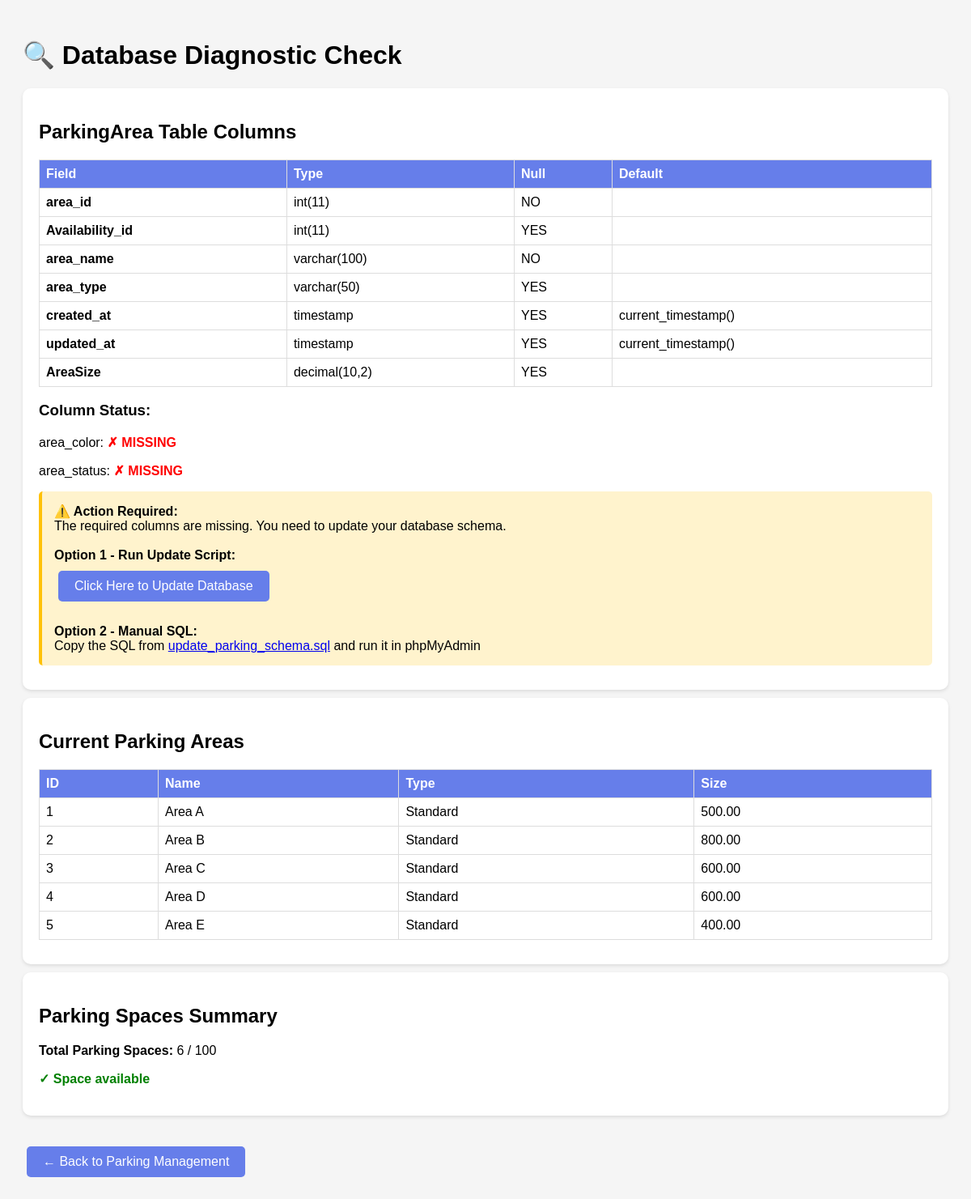
/admin/check_database.php (signed in), run on the app's committed database.
### tables this page shows
CREATE TABLE ParkingArea (
    area_id INT AUTO_INCREMENT PRIMARY KEY,
    Availability_id INT,
    area_name VARCHAR(100) NOT NULL,
    area_type VARCHAR(50),
    created_at TIMESTAMP DEFAULT CURRENT_TIMESTAMP,
    updated_at TIMESTAMP DEFAULT CURRENT_TIMESTAMP ON UPDATE CURRENT_TIMESTAMP,
    AreaSize DECIMAL(10, 2),
    FOREIGN KEY (Availability_id) REFERENCES Availability(Availability_id) ON DELETE SET NULL ON UPDATE CASCADE
);

### admin/check_database.php (the view, shortened to what this page needs)
<?php
$conn = getDBConnection();
echo "<!DOCTYPE html><html><head><title>Database Check</title>";
echo "<style>body{font-family:Arial,sans-serif;padding:20px;background:#f5f5f5;}";
echo ".box{background:white;padding:20px;border-radius:10px;margin:10px 0;box-shadow:0 2px 4px rgba(0,0,0,0.1);}";
echo ".success{color:green;font-weight:bold;}";
echo ".error{color:red;font-weight:bold;}";
echo ".warning{color:orange;font-weight:bold;}";
echo "table{width:100%;border-collapse:collapse;margin:10px 0;}";
echo "th,td{border:1px solid #ddd;padding:8px;text-align:left;}";
echo "th{background:#667eea;color:white;}";
echo ".btn{display:inline-block;padding:10px 20px;background:#667eea;color:white;text-decoration:none;border-radius:5px;margin:10px 5px;}";
echo ".btn:hover{background:#5568d3;}</style></head><body>";
echo "<h1>🔍 Database Diagnostic Check</h1>";
echo "<div class='box'>";
echo "<h2>ParkingArea Table Columns</h2>";
$result = $conn->query("DESCRIBE ParkingArea");
if ($result) {
    echo "<table>";
    echo "<tr><th>Field</th><th>Type</th><th>Null</th><th>Default</th></tr>";
    $has_color = false;
    $has_status = false;
    while ($row = $result->fetch_assoc()) {
        echo "<tr>";
        echo "<td><strong>{$row['Field']}</strong></td>";
        echo "<td>{$row['Type']}</td>";
        echo "<td>{$row['Null']}</td>";
        echo "<td>{$row['Default']}</td>";
        echo "</tr>";
    }
    echo "</table>";
    echo "<h3>Column Status:</h3>";
    echo "<p>area_color: " . ($has_color ? "<span class='success'>✓ EXISTS</span>" : "<span class='error'>✗ MISSING</span>") . "</p>";
    echo "<p>area_status: " . ($has_status ? "<span class='success'>✓ EXISTS</span>" : "<span class='error'>✗ MISSING</span>") . "</p>";
    if (!$has_color || !$has_status) {
        echo "<div style='background:#fff3cd;padding:15px;border-radius:5px;margin:10px 0;border-left:4px solid #ffc107;'>";
        echo "<strong>⚠️ Action Required:</strong><br>";
        echo "The required columns are missing. You need to update your database schema.<br><br>";
        echo "<strong>Option 1 - Run Update Script:</strong><br>";
        echo "<a href='update_parking_schema.php' class='btn'>Click Here to Update Database</a><br><br>";
        echo "<strong>Option 2 - Manual SQL:</strong><br>";
        echo "Copy the SQL from <a href='update_parking_schema.sql' target='_blank'>update_parking_schema.sql</a> and run it in phpMyAdmin";
        echo "</div>";
    } else {
        echo "<div style='background:#d1fae5;padding:15px;border-radius:5px;margin:10px 0;border-left:4px solid:#10b981;'>";
        echo "<strong>✓ Database is up to date!</strong><br>";
        echo "All required columns exist. The color and status features should work properly.";
        echo "</div>";
    }
} else {
    echo "<p class='error'>Error checking table: " . $conn->error . "</p>";
}
echo "</div>";
echo "<div class='box'>";
echo "<h2>Current Parking Areas</h2>";
$sql = "SELECT * FROM ParkingArea";
$result = $conn->query($sql);
if ($result && $result->num_rows > 0) {
    echo "<table>";
    echo "<tr><th>ID</th><th>Name</th><th>Type</th><th>Size</th>";
    echo "</tr>";
    while ($row = $result->fetch_assoc()) {
        echo "<tr>";
        echo "<td>{$row['area_id']}</td>";
        echo "<td>{$row['area_name']}</td>";
        echo "<td>{$row['area_type']}</td>";
        echo "<td>{$row['AreaSize']}</td>";
        echo "</tr>";
    }
    echo "</table>";
} else {
    echo "<p class='warning'>No parking areas found in database.</p>";
}
echo "</div>";
echo "<div class='box'>";
echo "<h2>Parking Spaces Summary</h2>";
$result = $conn->query("SELECT COUNT(*) as total FROM ParkingSpace");
$row = $result->fetch_assoc();
$total_spaces = $row['total'];
echo "<p><strong>Total Parking Spaces:</strong> {$total_spaces} / 100</p>";
if ($total_spaces >= 100) {
    echo "<p class='error'>⚠️ Maximum limit reached!</p>";
} elseif ($total_spaces >= 90) {
    echo "<p class='warning'>⚠️ Nearly full (90%+)</p>";
} else {
    echo "<p class='success'>✓ Space available</p>";
}
echo "</div>";
echo "<br><a href='parking_management.php' class='btn'>← Back to Parking Management</a>";
echo "</body></html>";
?>

### data on the page
parkingarea: area_id "1", area_name "Area A", area_type "Standard", AreaSize "500.00"
parkingarea: area_id "2", area_name "Area B", area_type "Standard", AreaSize "800.00"
parkingarea: area_id "3", area_name "Area C", area_type "Standard", AreaSize "600.00"
parkingarea: area_id "4", area_name "Area D", area_type "Standard", AreaSize "600.00"
parkingarea: area_id "5", area_name "Area E", area_type "Standard", AreaSize "400.00"

### other printed values
$row['Field'] "area_id"
$row['Type'] "int(11)"
$row['Null'] "NO"
$row['Field'] "Availability_id"
$row['Null'] "YES"
$row['Field'] "area_name"
$row['Type'] "varchar(100)"
$row['Field'] "area_type"
$row['Type'] "varchar(50)"
$row['Field'] "created_at"
$row['Type'] "timestamp"
$row['Default'] "current_timestamp()"
$row['Field'] "updated_at"
$row['Field'] "AreaSize"
$row['Type'] "decimal(10,2)"
